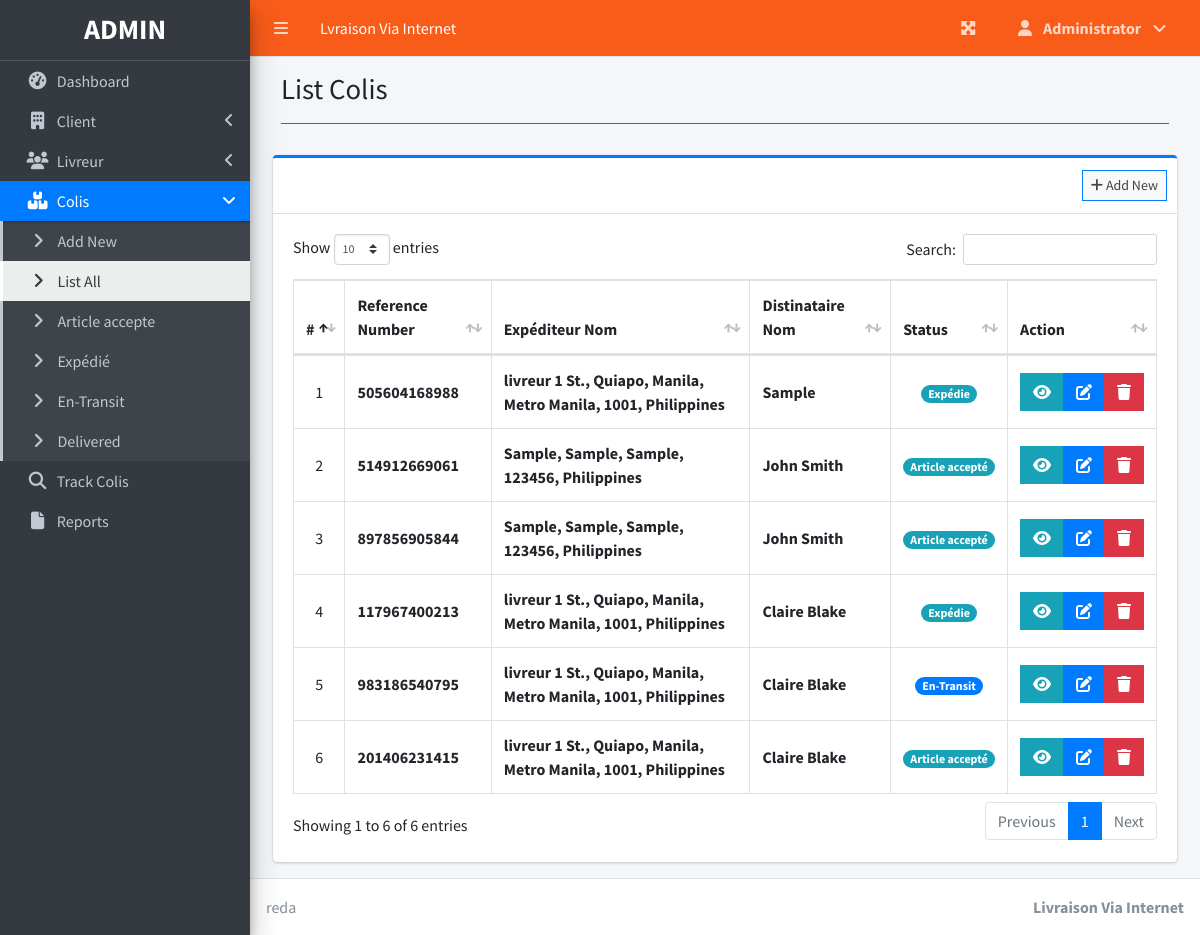
Screenshot of /index.php?page=colis_list (signed in) with the database file from the repository.
### tables this page shows
CREATE TABLE `colis` (
  `id` int(30) NOT NULL,
  `reference_number` varchar(100) NOT NULL,
  `sender_name` text NOT NULL,
  `sender_address` text NOT NULL,
  `sender_contact` text NOT NULL,
  `recipient_name` text NOT NULL,
  `recipient_address` text NOT NULL,
  `recipient_contact` text NOT NULL,
  `type` int(1) NOT NULL COMMENT '1 = Deliver, 2=Pickup',
  `from_livreur_id` varchar(30) NOT NULL,
  `to_livreur_id` varchar(30) NOT NULL,
  `weight` varchar(100) NOT NULL,
  `height` varchar(100) NOT NULL,
  `width` varchar(100) NOT NULL,
  `length` varchar(100) NOT NULL,
  `price` float NOT NULL,
  `status` int(2) NOT NULL DEFAULT 0,
  `date_created` datetime NOT NULL DEFAULT current_timestamp()
);

CREATE TABLE `livreur` (
  `id` int(30) NOT NULL,
  `livreur_code` varchar(50) NOT NULL,
  `street` text NOT NULL,
  `city` text NOT NULL,
  `state` text NOT NULL,
  `zip_code` varchar(50) NOT NULL,
  `country` text NOT NULL,
  `contact` varchar(100) NOT NULL,
  `date_created` datetime NOT NULL DEFAULT current_timestamp()
);

### colis_list.php (the view, shortened to what this page needs)
<?php include'db_connect.php' ?>
<div class="content-header">
      <div class="container-fluid">
        <div class="row mb-2">
          <div class="col-sm-6">
            <h1 class="m-0">List Colis</h1>
          </div>
        </div>
            <hr class="border-primary">
      </div>
    </div>
<div class="col-lg-12">
	<div class="card card-outline card-primary">
		<div class="card-header">
			<div class="card-tools">
				<a class="btn btn-block btn-sm btn-default btn-flat border-primary " href="./index.php?page=new_colis"><i class="fa fa-plus"></i> Add New</a>
			</div>
		</div>
		<div class="card-body">
			<table class="table tabe-hover table-bordered" id="list">
				<!-- <colgroup>
					<col width="5%">
					<col width="15%">
					<col width="25%">
					<col width="25%">
					<col width="15%">
				</colgroup> -->
				<thead>
					<tr>
						<th class="text-center">#</th>
						<th>Reference Number</th>
						<th>Expéditeur Nom</th>
						<th>Distinataire Nom</th>
						<th>Status</th>
						<th>Action</th>
					</tr>
				</thead>
				<tbody>
<?php
$i = 1;
$where = "";
$qry = $conn->query("SELECT c.*, l.street, l.city, l.state, l.zip_code, l.country
                    FROM colis c
                    LEFT JOIN livreur l ON c.from_livreur_id = l.id
                    $where
                    order by  unix_timestamp(c.date_created) desc ");
while($row= $qry->fetch_assoc()):
?>
<tr>
    <td class="text-center"><?php echo $i++ ?></td>
    <td><b><?php echo ($row['reference_number']) ?></b></td>
    <td><b><?php echo $row['street']. ', '. $row['city']. ', '. $row['state']. ', '. $row['zip_code']. ', '. $row['country'] ?></b></td>
    <td><b><?php echo ucwords($row['recipient_name']) ?></b></td>
    <td class="text-center">
        <?php
        switch ($row['status']) {
            case '1':
                echo "<span class='badge badge-pill badge-info'> Expédie</span>";
                break;
            case '2':
                echo "<span class='badge badge-pill badge-primary'> En-Transit</span>";
                break;
            default:
                echo "<span class='badge badge-pill badge-info'> Article accepté</span>";
                break;
        }
        ?>
    </td>
    <td class="text-center">
        <div class="btn-group">
            <button type="button" class="btn btn-info btn-flat view_colis" data-id="<?php echo $row['id'] ?>">
              <i class="fas fa-eye"></i>
            </button>
            <a href="index.php?page=edit_colis&id=<?php echo $row['id'] ?>" class="btn btn-primary btn-flat ">
              <i class="fas fa-edit"></i>
            </a>
            <button type="button" class="btn btn-danger btn-flat delete_colis" data-id="<?php echo $row['id'] ?>">
              <i class="fas fa-trash"></i>
            </button>
        </div>
    </td>
</tr>
<?php endwhile; ?>
				</tbody>
			</table>
		</div>
	</div>
</div>

### index.php (shortened to what this page needs)
<!DOCTYPE html>
<html lang="en">
<?php
	include 'header.php'
?>
<body class="hold-transition sidebar-mini layout-fixed layout-navbar-fixed layout-footer-fixed">
<div class="wrapper">
  <?php include 'topbar.php' ?>
  <?php include 'sidebar.php' ?>
  <div class="content-wrapper">
    <section class="content">
      <div class="container-fluid">
         <?php
            $page = isset($_GET['page']) ? $_GET['page'] : 'home';
            if(!file_exists($page.".php")){
                include '404.html';
            }else{
            include $page.'.php';
            }
          ?>
      </div>
    </section>
  </div>
  <footer class="main-footer">
   reda
    <div class="float-right d-none d-sm-inline-block">
      <b>Livraison Via Internet</b>
    </div>
  </footer>
</div>
</body>
</html>

### header.php (shortened to what this page needs)
<head>
  <link rel="stylesheet" href="assets/plugins/fontawesome-free/css/all.min.css">
  <link rel="stylesheet" href="assets/plugins/overlayScrollbars/css/OverlayScrollbars.min.css">
  <link rel="stylesheet" href="assets/plugins/datatables-bs4/css/dataTables.bootstrap4.min.css">
  <link rel="stylesheet" href="assets/plugins/datatables-responsive/css/responsive.bootstrap4.min.css">
  <link rel="stylesheet" href="assets/plugins/datatables-buttons/css/buttons.bootstrap4.min.css">
  <link rel="stylesheet" href="assets/plugins/select2/css/select2.min.css">
  <link rel="stylesheet" href="assets/plugins/select2-bootstrap4-theme/select2-bootstrap4.min.css">
  <link rel="stylesheet" href="assets/plugins/sweetalert2-theme-bootstrap-4/bootstrap-4.min.css">
  <link rel="stylesheet" href="assets/plugins/toastr/toastr.min.css">
  <link rel="stylesheet" href="assets/plugins/dropzone/min/dropzone.min.css">
  <link rel="stylesheet" href="assets/dist/css/jquery.datetimepicker.min.css">
  <link rel="stylesheet" href="assets/plugins/icheck-bootstrap/icheck-bootstrap.min.css">
  <link rel="stylesheet" href="assets/plugins/bootstrap4-toggle/css/bootstrap4-toggle.min.css">
  <link rel="stylesheet" href="assets/dist/css/adminlte.min.css">
  <link rel="stylesheet" href="assets/dist/css/styles.css">
  <link rel="stylesheet" href="assets/plugins/summernote/summernote-bs4.min.css">
</head>

### topbar.php (shortened to what this page needs)
<nav class="main-header navbar navbar-expand navbar-primary navbar-dark ">
  <ul class="navbar-nav">
    <?php if(isset($_SESSION['login_id'])): ?>
    <li class="nav-item">
      <a class="nav-link" data-widget="pushmenu" href="" role="button"><i class="fas fa-bars"></i></a>
    </li>
  <?php endif; ?>
    <li>
      <a class="nav-link text-white"  href="./" role="button"> Lvraison Via Internet</a>
    </li>
  </ul>
  <ul class="navbar-nav ml-auto">
    <li class="nav-item">
      <a class="nav-link" data-widget="fullscreen" href="#" role="button">
        <i class="fas fa-expand-arrows-alt"></i>
      </a>
    </li>
   <li class="nav-item dropdown">
          <a class="nav-link"  data-toggle="dropdown" aria-expanded="true" href="javascript:void(0)">
            <span>
              <div class="d-felx badge-pill">
                <span class="fa fa-user mr-2"></span>
                <span><b><?php echo ucwords($_SESSION['login_firstname']) ?></b></span>
                <span class="fa fa-angle-down ml-2"></span>
              </div>
            </span>
          </a>
    </li>
  </ul>
</nav>

### sidebar.php (shortened to what this page needs)
<aside class="main-sidebar sidebar-dark-primary elevation-4">
  <div class="dropdown">
 	<a href="./" class="brand-link">
      <?php if($_SESSION['login_type'] == 1): ?>
      <h3 class="text-center p-0 m-0"><b>ADMIN</b></h3>
      <?php else: ?>
      <h3 class="text-center p-0 m-0"><b>client</b></h3>
      <?php endif; ?>
  </a>
  </div>
  <div class="sidebar pb-4 mb-4">
    <nav class="mt-2">
      <ul class="nav nav-pills nav-sidebar flex-column nav-flat" data-widget="treeview" role="menu" data-accordion="false">
        <li class="nav-item dropdown">
          <a href="./" class="nav-link nav-home">
            <i class="nav-icon fas fa-tachometer-alt"></i>
            <p>
              Dashboard
            </p>
          </a>
        </li>
        <?php if($_SESSION['login_type'] == 1): ?>
        <li class="nav-item">
          <a href="#" class="nav-link nav-edit_livreur">
            <i class="nav-icon fas fa-building"></i>
            <p>
              Client
              <i class="right fas fa-angle-left"></i>
            </p>
          </a>
        </li>
        <li class="nav-item">
          <a href="#" class="nav-link nav-edit_client">
            <i class="nav-icon fas fa-users"></i>
            <p>
              Livreur
              <i class="right fas fa-angle-left"></i>
            </p>
          </a>
        </li>
      <?php endif; ?>
        <li class="nav-item">
          <a href="#" class="nav-link nav-edit_colis">
            <i class="nav-icon fas fa-boxes"></i>
            <p>
              Colis
              <i class="right fas fa-angle-left"></i>
            </p>
          </a>
          <ul class="nav nav-treeview">
            <li class="nav-item">
              <a href="./index.php?page=new_colis" class="nav-link nav-new_colis tree-item">
                <i class="fas fa-angle-right nav-icon"></i>
                <p>Add New</p>
              </a>
            </li>
            <li class="nav-item">
              <a href="./index.php?page=colis_list" class="nav-link nav-colis_list nav-sall tree-item">
                <i class="fas fa-angle-right nav-icon"></i>
                <p>List All</p>
              </a>
            </li>
            <?php
            $status_arr = array("Article accepte","Expédié","En-Transit","Delivered");
            foreach($status_arr as $k =>$v):
            ?>
            <li class="nav-item">
              <a href="./index.php?page=colis_list&s=<?php echo $k ?>" class="nav-link nav-colis_list_<?php echo $k ?> tree-item">
                <i class="fas fa-angle-right nav-icon"></i>
                <p><?php echo $v ?></p>
              </a>
            </li>
          <?php endforeach; ?>
          </ul>
        </li>
         <li class="nav-item dropdown">
          <a href="./index.php?page=track" class="nav-link nav-track">
            <i class="nav-icon fas fa-search"></i>
            <p>
              Track Colis
            </p>
          </a>
        </li>
         <li class="nav-item dropdown">
          <a href="./index.php?page=reports" class="nav-link nav-reports">
            <i class="nav-icon fas fa-file"></i>
            <p>
              Reports
            </p>
          </a>
        </li>
      </ul>
    </nav>
  </div>
</aside>

### colis_list.php (style rules this page uses)
table td { vertical-align: middle !important; }

### rows the page displays
colis: reference_number "505604168988", livreur.street "livreur 1 St., Quiapo", livreur.city "Manila", livreur.state "Metro Manila", livreur.zip_code "1001", livreur.country "Philippines", recipient_name "Sample", status "Expédie"
colis: reference_number "514912669061", livreur.street "Sample", livreur.city "Sample", livreur.state "Sample", livreur.zip_code "123456", livreur.country "Philippines", recipient_name "John Smith", status "Article accepté"
colis: reference_number "897856905844", livreur.street "Sample", livreur.city "Sample", livreur.state "Sample", livreur.zip_code "123456", livreur.country "Philippines", recipient_name "John Smith", status "Article accepté"
colis: reference_number "117967400213", livreur.street "livreur 1 St., Quiapo", livreur.city "Manila", livreur.state "Metro Manila", livreur.zip_code "1001", livreur.country "Philippines", recipient_name "Claire Blake", status "Expédie"
colis: reference_number "983186540795", livreur.street "livreur 1 St., Quiapo", livreur.city "Manila", livreur.state "Metro Manila", livreur.zip_code "1001", livreur.country "Philippines", recipient_name "Claire Blake", status "En-Transit"
colis: reference_number "201406231415", livreur.street "livreur 1 St., Quiapo", livreur.city "Manila", livreur.state "Metro Manila", livreur.zip_code "1001", livreur.country "Philippines", recipient_name "Claire Blake", status "Article accepté"

### other values shown
$_SESSION['login_firstname'] "Administrator"
$v "Article accepte"
$v "Expédié"
$v "En-Transit"
$v "Delivered"
